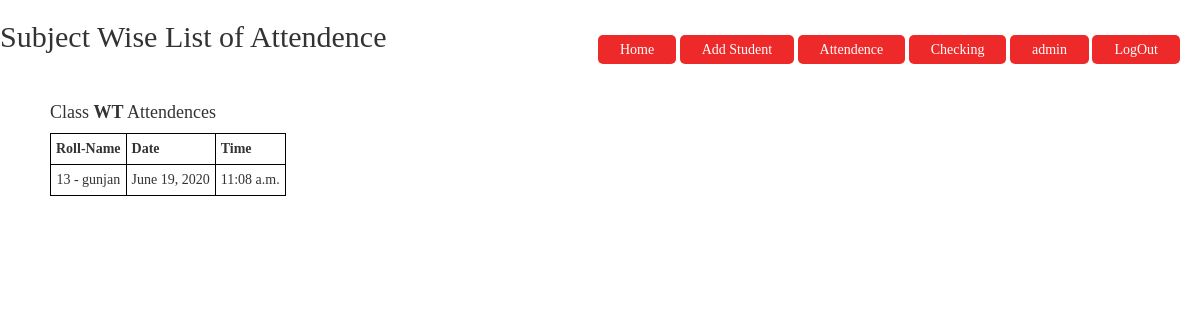
Screenshot of /manager/subject/WT (signed in) with the database file from the repository.
### manager/models.py (models this page shows, shortened)
class TakeAttendance(models.Model):
    roll = models.ForeignKey(Students, related_name='books',default=None,on_delete=models.PROTECT)
    subject = models.CharField(choices = subject_choices,default='DBMS', max_length=6)
    date_time = models.DateField("Date(mm/dd/yyyy)",auto_now_add=False,default=datetime.now,auto_now=False)
    time = models.TimeField( auto_now=False, auto_now_add=False,default=datetime.now)

class Students(models.Model):
    student_name = models.CharField(max_length=80)
    roll_no = models.IntegerField(unique=True)
    class_name = models.CharField(max_length=80)
    semester = models.IntegerField()
    year = models.IntegerField()
    def __str__(self):
        return (f"{str(self.roll_no)} - {self.student_name}")

### manager/views.py (the view)
# urls.py: path('subject/<str:subject>',views.dynamic_lookup_view, name='subject'),
@login_required
def dynamic_lookup_view(request, subject):
    obj = TakeAttendance.objects.all().filter(subject=subject)
    subject_name = subject
    args = {'obj':obj, 'subject_name':subject_name}
    return render(request, 'attendence/subject_attendence.html',args)

### templates/attendence/subject_attendence.html
{% extends 'base.html' %} {% load crispy_forms_tags %} {% block content %}
<h2>Subject Wise List of Attendence</h2>
<div style="width:50%;">
    <div style="margin-top:50px; margin-left:50px">
        <h4>Class <b>{{subject_name}}</b> Attendences </h4>
    </div>
    <table  style="padding: 10px; margin-left:50px ;text-align:center">
        <tr>
            <th>Roll-Name</th>
            <th>Date</th>
            <th>Time</th>
        </tr>
        {% for i in obj %}
        <tr>
            <td>{{i.roll}}</td>
            <td>{{i.date_time}}</td>
            <td>{{i.time}}</td>
        </tr>
        {% endfor%}
    </table>
</div>
{% endblock %}

### manager/static/css/base.css (style rules this page uses)
* { margin: 0; padding: 0; font-family: Century Gothic; }
table, th, td { border: 1px solid black; border-collapse: collapse; }

### templates/base.html (style rules this page uses)
table, th, td { border: 1px solid black; border-collapse: collapse; padding: 5px; }

### rows the page displays
TakeAttendance: roll "13 - gunjan", date_time "June 19, 2020", time "11:08 a.m."

### other values shown
{{ subject_name }} "WT"
